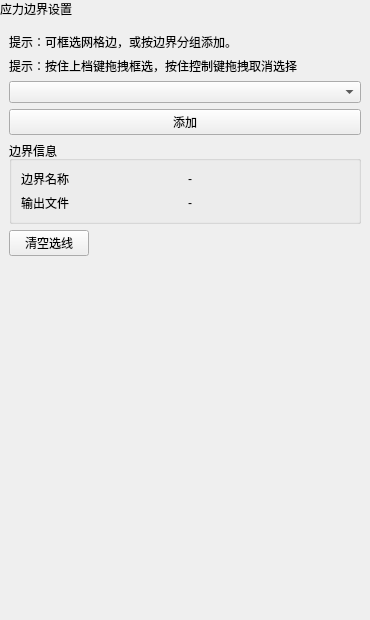
<?xml version='1.0' encoding='UTF-8'?>
<ui version="4.0">
 <class>StressBoundaryPage</class>
 <widget class="QWidget" name="StressBoundaryPage">
  <property name="geometry">
   <rect>
    <x>0</x>
    <y>0</y>
    <width>370</width>
    <height>620</height>
   </rect>
  </property>
  <property name="windowTitle">
   <string>应力应变边界</string>
  </property>
  <layout class="QVBoxLayout" name="verticalLayout">
   <property name="leftMargin">
    <number>0</number>
   </property>
   <property name="topMargin">
    <number>0</number>
   </property>
   <property name="rightMargin">
    <number>0</number>
   </property>
   <property name="bottomMargin">
    <number>0</number>
   </property>
   <item>
    <widget class="QLabel" name="pageHeaderLabel">
     <property name="sizePolicy">
      <sizepolicy hsizetype="Preferred" vsizetype="Fixed">
       <horstretch>0</horstretch>
       <verstretch>0</verstretch>
      </sizepolicy>
     </property>
     <property name="text">
      <string>应力边界设置</string>
     </property>
     <property name="visible">
      <bool>false</bool>
     </property>
    </widget>
   </item>
   <item>
    <layout class="QVBoxLayout" name="contentLayout">
     <property name="leftMargin">
      <number>9</number>
     </property>
     <property name="topMargin">
      <number>9</number>
     </property>
     <property name="rightMargin">
      <number>9</number>
     </property>
     <property name="bottomMargin">
      <number>9</number>
     </property>
     <property name="spacing">
      <number>6</number>
     </property>
     <item>
      <widget class="QLabel" name="labelPickHint">
       <property name="text">
        <string>提示：可框选网格边，或按边界分组添加。</string>
       </property>
       <property name="wordWrap">
        <bool>false</bool>
       </property>
      </widget>
     </item>
     <item>
      <widget class="QLabel" name="boxSelectHintLabel">
       <property name="text">
        <string>提示：按住上档键拖拽框选，按住控制键拖拽取消选择</string>
       </property>
       <property name="wordWrap">
        <bool>false</bool>
       </property>
       <property name="visible">
        <bool>false</bool>
       </property>
      </widget>
     </item>
     <item>
      <widget class="CustomComboBox" name="comboBoxGroup">
       <property name="minimumSize">
        <size>
         <width>10</width>
         <height>0</height>
        </size>
       </property>
      </widget>
     </item>
     <item>
      <widget class="QPushButton" name="btnBatchAdd">
       <property name="text">
        <string>添加</string>
       </property>
      </widget>
     </item>
     <item>
      <widget class="QGroupBox" name="groupBoxInfo">
       <property name="title">
        <string>边界信息</string>
       </property>
       <layout class="QGridLayout" name="gridLayoutInfo">
        <item row="0" column="0">
         <widget class="QLabel" name="label1">
          <property name="text">
           <string>边界名称</string>
          </property>
          <property name="wordWrap">
           <bool>false</bool>
          </property>
         </widget>
        </item>
        <item row="0" column="1">
         <widget class="QLabel" name="labelBoundaryTitle">
          <property name="text">
           <string>-</string>
          </property>
          <property name="wordWrap">
           <bool>false</bool>
          </property>
         </widget>
        </item>
        <item row="1" column="0">
         <widget class="QLabel" name="label2">
          <property name="text">
           <string>输出文件</string>
          </property>
          <property name="wordWrap">
           <bool>false</bool>
          </property>
         </widget>
        </item>
        <item row="1" column="1">
         <widget class="QLabel" name="labelFileNameValue">
          <property name="text">
           <string>-</string>
          </property>
          <property name="wordWrap">
           <bool>false</bool>
          </property>
         </widget>
        </item>
        <property name="leftMargin">
         <number>9</number>
        </property>
        <property name="topMargin">
         <number>9</number>
        </property>
        <property name="rightMargin">
         <number>9</number>
        </property>
        <property name="bottomMargin">
         <number>9</number>
        </property>
       </layout>
      </widget>
     </item>
     <item>
      <layout class="QHBoxLayout" name="horizontalLayoutBtns">
       <item>
        <widget class="QPushButton" name="btnClear">
         <property name="text">
          <string>清空选线</string>
         </property>
        </widget>
       </item>
       <item>
        <spacer name="horizontalSpacer">
         <property name="orientation">
          <enum>Qt::Horizontal</enum>
         </property>
         <property name="sizeHint" stdset="0">
          <size>
           <width>0</width>
           <height>0</height>
          </size>
         </property>
        </spacer>
       </item>
       <property name="leftMargin">
        <number>0</number>
       </property>
       <property name="topMargin">
        <number>0</number>
       </property>
       <property name="rightMargin">
        <number>0</number>
       </property>
       <property name="bottomMargin">
        <number>0</number>
       </property>
      </layout>
     </item>
     <item>
      <spacer name="verticalSpacer">
       <property name="orientation">
        <enum>Qt::Vertical</enum>
       </property>
       <property name="sizeHint" stdset="0">
        <size>
         <width>20</width>
         <height>40</height>
        </size>
       </property>
      </spacer>
     </item>
    </layout>
   </item>
  </layout>
 </widget>
 <customwidgets>
  <customwidget>
   <class>CustomComboBox</class>
   <extends>QComboBox</extends>
   <header>CustomComboBox.h</header>
  </customwidget>
 </customwidgets>
 <resources />
 <connections />
</ui>
